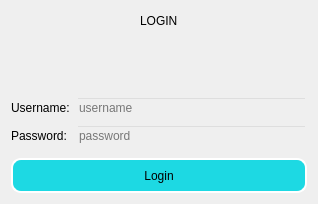
<?xml version="1.0" encoding="UTF-8"?>
<ui version="4.0">
 <class>LoginDialog</class>
 <widget class="QDialog" name="LoginDialog">
  <property name="geometry">
   <rect>
    <x>0</x>
    <y>0</y>
    <width>318</width>
    <height>204</height>
   </rect>
  </property>
  <property name="minimumSize">
   <size>
    <width>50</width>
    <height>50</height>
   </size>
  </property>
  <property name="windowTitle">
   <string>LoginDialog</string>
  </property>
  <property name="styleSheet">
   <string notr="true">*{
	font: 25 10pt &quot;Microsoft JhengHei UI Light&quot;;
}

#LoginDialog
{
border-image: url(C:/CodingWorkSpace/Icons and Images/Back.jpg);
}

QPushButton{
border-radius: 10px;
border: 2px solid white;
padding: 0 10px;
background-color:  rgb(29, 217, 227);
	
}


QPushButton::hover{
   background-color: rgb(255, 255, 255);
}


QPushButton::hover::pressed{
background-color:rgb(151, 255, 221);
}


QLineEdit
{
background: transparent;
	border-color: rgb(77, 73, 73);
}
</string>
  </property>
  <layout class="QGridLayout" name="gridLayout_2">
   <item row="4" column="1">
    <spacer name="verticalSpacer_2">
     <property name="orientation">
      <enum>Qt::Vertical</enum>
     </property>
     <property name="sizeHint" stdset="0">
      <size>
       <width>20</width>
       <height>40</height>
      </size>
     </property>
    </spacer>
   </item>
   <item row="3" column="0" colspan="3">
    <layout class="QFormLayout" name="formLayout">
     <item row="0" column="0">
      <widget class="QLabel" name="usernameLogLabel">
       <property name="text">
        <string>Username:</string>
       </property>
      </widget>
     </item>
     <item row="0" column="1">
      <widget class="QLineEdit" name="usernameLogEdit">
       <property name="placeholderText">
        <string>username</string>
       </property>
      </widget>
     </item>
     <item row="1" column="0">
      <widget class="QLabel" name="label">
       <property name="text">
        <string>Password:</string>
       </property>
      </widget>
     </item>
     <item row="1" column="1">
      <widget class="QLineEdit" name="passwordLogEdit">
       <property name="placeholderText">
        <string>password</string>
       </property>
      </widget>
     </item>
    </layout>
   </item>
   <item row="5" column="0" colspan="3">
    <widget class="QPushButton" name="loginButton">
     <property name="minimumSize">
      <size>
       <width>250</width>
       <height>35</height>
      </size>
     </property>
     <property name="text">
      <string>Login</string>
     </property>
    </widget>
   </item>
   <item row="2" column="1">
    <layout class="QGridLayout" name="gridLayout">
     <item row="0" column="2">
      <spacer name="horizontalSpacer_3">
       <property name="orientation">
        <enum>Qt::Horizontal</enum>
       </property>
       <property name="sizeHint" stdset="0">
        <size>
         <width>40</width>
         <height>20</height>
        </size>
       </property>
      </spacer>
     </item>
     <item row="0" column="1">
      <widget class="QLabel" name="label_3">
       <property name="minimumSize">
        <size>
         <width>50</width>
         <height>50</height>
        </size>
       </property>
       <property name="styleSheet">
        <string notr="true">border-image: url(C:/CodingWorkSpace/Icons and Images/usercolor.jpg);</string>
       </property>
       <property name="text">
        <string/>
       </property>
      </widget>
     </item>
     <item row="0" column="0">
      <spacer name="horizontalSpacer_4">
       <property name="orientation">
        <enum>Qt::Horizontal</enum>
       </property>
       <property name="sizeHint" stdset="0">
        <size>
         <width>40</width>
         <height>20</height>
        </size>
       </property>
      </spacer>
     </item>
    </layout>
   </item>
   <item row="1" column="1">
    <spacer name="verticalSpacer">
     <property name="orientation">
      <enum>Qt::Vertical</enum>
     </property>
     <property name="sizeHint" stdset="0">
      <size>
       <width>20</width>
       <height>40</height>
      </size>
     </property>
    </spacer>
   </item>
   <item row="0" column="0" colspan="3">
    <layout class="QHBoxLayout" name="horizontalLayout">
     <item>
      <spacer name="horizontalSpacer_2">
       <property name="orientation">
        <enum>Qt::Horizontal</enum>
       </property>
       <property name="sizeHint" stdset="0">
        <size>
         <width>40</width>
         <height>20</height>
        </size>
       </property>
      </spacer>
     </item>
     <item>
      <widget class="QLabel" name="label_2">
       <property name="text">
        <string>LOGIN</string>
       </property>
      </widget>
     </item>
     <item>
      <spacer name="horizontalSpacer">
       <property name="orientation">
        <enum>Qt::Horizontal</enum>
       </property>
       <property name="sizeHint" stdset="0">
        <size>
         <width>40</width>
         <height>20</height>
        </size>
       </property>
      </spacer>
     </item>
    </layout>
   </item>
  </layout>
 </widget>
 <layoutdefault spacing="6" margin="11"/>
 <resources>
  <include location="../Userface.qrc"/>
  <include location="Background.qrc"/>
 </resources>
 <connections/>
</ui>
